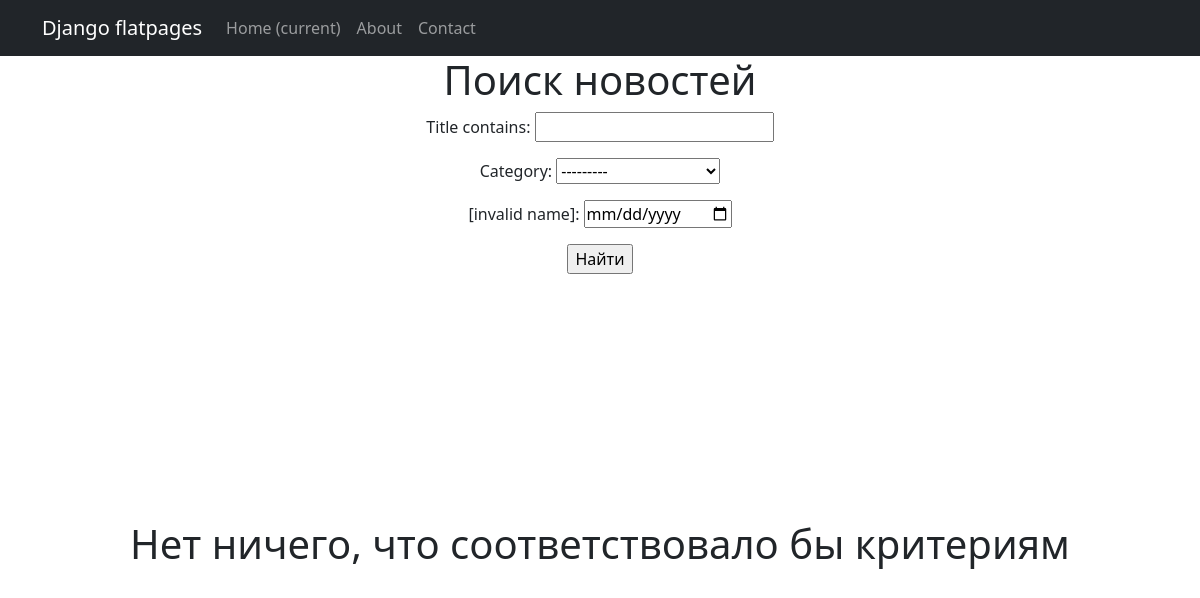
Page /news/search/ on the earlier database version.
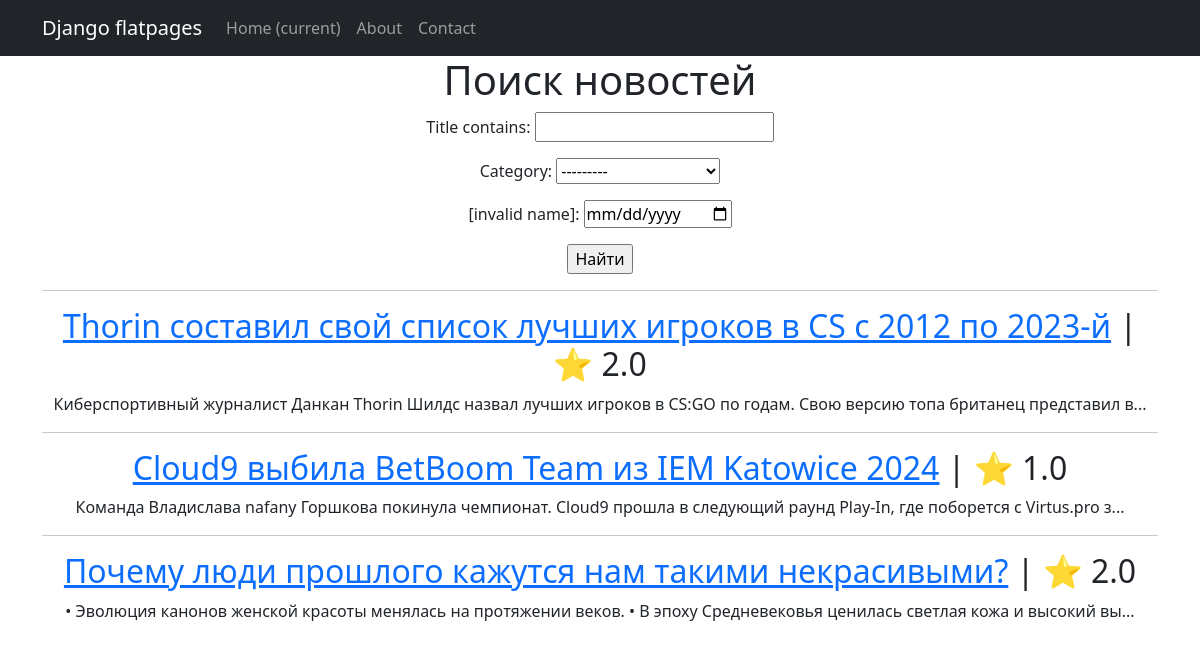
Same page on the later database version.
### news/models.py (models this page shows, shortened)
class Post(models.Model):
    content_type = models.CharField(max_length = 2,
                                  choices = CONTENT_TYPE,
                                  default = article)
    author = models.ForeignKey("Author", on_delete = models.CASCADE)
    datetime = models.DateTimeField(auto_now_add=True)
    category = models.ManyToManyField("Category")
    title = models.TextField()
    text = models.TextField()
    rating = models.FloatField(default=0)

### news/views.py (the view)
# urls.py: path('news/search/', SearchList.as_view()),
class SearchList(ListView):
    queryset = Post.objects.order_by('datetime')
    template_name = 'search.html'
    context_object_name = 'news'
    def get_queryset(self):
        queryset = super().get_queryset()
        self.filterset = PostFilter(self.request.GET, queryset)
        return self.filterset.qs
    def get_context_data(self, **kwargs):
        context = super().get_context_data(**kwargs)
        context['filterset'] = self.filterset
        return context

### news/templatetags/custom_filters.py (called while the page is built)
@register.filter()
def preview_text(text):
    return f"{text[:124]}..."

### templates/search.html
{% extends 'flatpages/default.html' %}
{% load custom_filters %}
{% block content %}
    <h1>Поиск новостей</h1>
    <form action="" method="get">
        {{ filterset.form.as_p }}
        <input type="submit" value="Найти" />
    </form>
    {% if filterset.qs %}
        {% for post in filterset.qs %}
            <hr>
            <h2> <a href="{{post.id}}">{{ post.title }}</a>  | ⭐️ {{ post.rating }}</h2>
            <p>{{ post.text | preview_text}}</p>
        {% endfor %}
    {% else %}
        <h1 style="padding: 22% 5%">Нет ничего, что соответствовало бы критериям</h1>
    {% endif %}
{% endblock content %}

### templates/flatpages/default.html (shortened to what this page needs)
<!DOCTYPE html>
<html lang="en">
    <head>
        {% load static %}
        <link href="{% static 'css/styles.css' %}" rel="stylesheet" />
    </head>
    <body>
        <nav class="navbar navbar-expand-lg navbar-dark bg-dark static-top">
            <div class="container">
                <a class="navbar-brand" href="#">Django flatpages</a>
                <div class="collapse navbar-collapse" id="navbarResponsive">
                    <ul class="navbar-nav ml-auto">
                        <li class="nav-item active">
                            <a class="nav-link" href="#">Home
                                <span class="sr-only">(current)</span>
                            </a>
                        </li>
                        <li class="nav-item">
                            <a class="nav-link" href="/about/">About</a>
                        </li>
                        <li class="nav-item">
                            <a class="nav-link" href="/contacts/">Contact</a>
                        </li>
                    </ul>
                </div>
            </div>
         </nav>
         <div class="container">
            <div class="row">
                <div class="col-lg-12 text-center">
                    {% block content %}{% endblock content %}
                </div>
            </div>
         </div>
    </body>
</html>

Differences in the rows shown:
added Post: title "Thorin составил свой список лучших игроков в CS c 2012 по 2023-й", rating "2.0", text|preview_text "Киберспортивный журналист Данкан Thorin Шилдс назвал лучших игроков в CS:GO по годам. Свою версию топа британец представил в..."
added Post: title "Cloud9 выбила BetBoom Team из IEM Katowice 2024", rating "1.0", text|preview_text "Команда Владислава nafany Горшкова покинула чемпионат. Cloud9 прошла в следующий раунд Play-In, где поборется с Virtus.pro з..."
added Post: title "Почему люди прошлого кажутся нам такими некрасивыми?", rating "2.0", text|preview_text "• Эволюция канонов женской красоты менялась на протяжении веков. • В эпоху Средневековья ценилась светлая кожа и высокий вы..."
Other differences:
text no longer shown: "Нет ничего, что соответствовало бы критериям"
